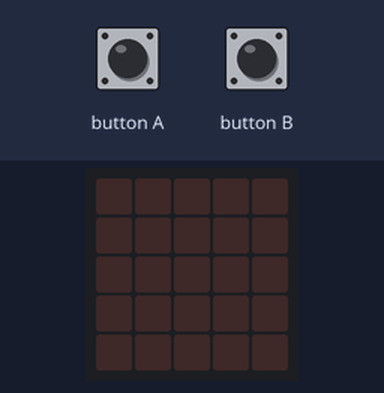
Recording of a program running on a simulated BBC micro:bit (MakeCode). On the bench: the board's 5×5 LED display. The inputs (shaded band) are chosen by the test bench. Random numbers come from a fixed seed.

Above: at 1.2 s.
1.3 s: button B pressed for 0.15 s
At 2.8 s:
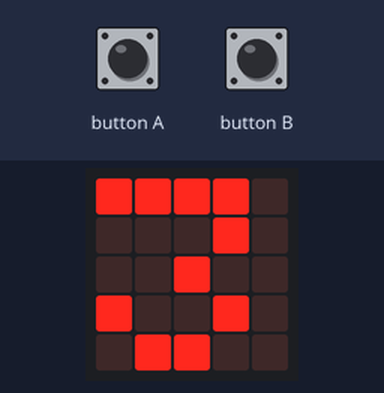
4.4 s: button A pressed for 0.15 s
At 5.1 s:
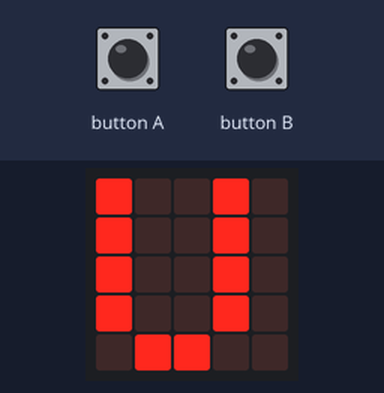
6.0 s: button A pressed for 0.15 s
At 7.3 s:
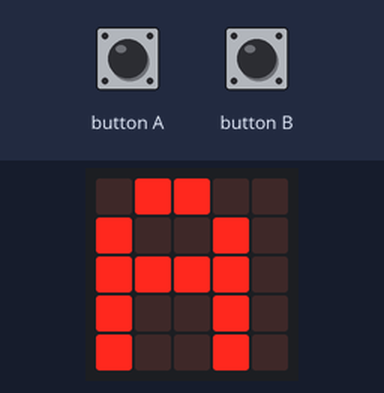
7.6 s: button A pressed for 0.15 s
At 8.8 s:
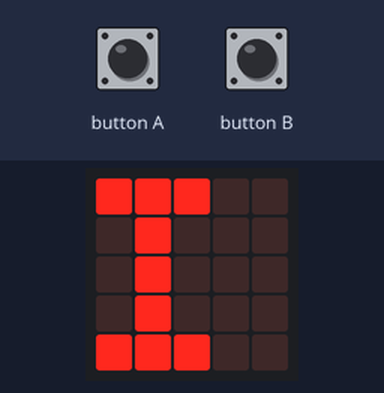
9.2 s: button B pressed for 0.15 s
At 10.0 s:
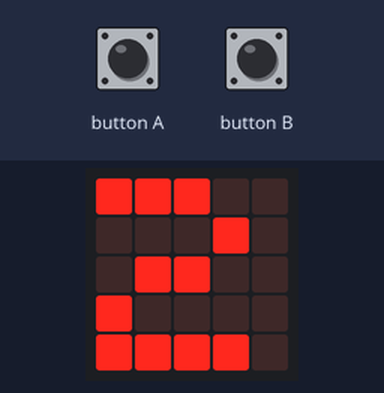
12.3 s: button A pressed for 0.15 s
At 13.5 s:
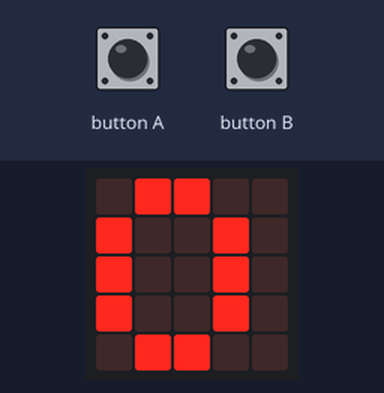
Timing chart, 0 to 14.9 s (numbered marks = the images above; inputs shaded):
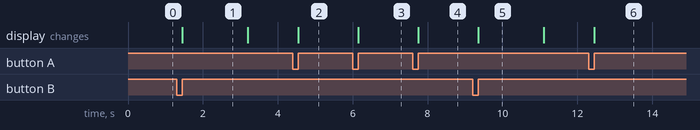

The program:

main.ts
```typescript
input.onButtonPressed(Button.A, function () {
    basic.showString("" + (Letra._pickRandom()))
})
input.onButtonPressed(Button.B, function () {
    basic.showNumber(randint(1, 10))
    basic.pause(1000)
    basic.clearScreen()
})
let Letra: string[] = []
Letra = [
"A",
"E",
"I",
"O",
"U"
]
```

test.ts
```typescript
// aquí va el archivo "tests"; esto no se compilará cuando este paquete se utilice como una extensión.
```

Measured:
- after the input at 1.3 s, the display: changes after 0.15 s (image 1)
- after the input at 4.4 s, the display: changes after 0.15 s (image 2)
- after the input at 6.0 s, the display: changes after 0.15 s (image 3)
- after the input at 7.6 s, the display: changes after 0.15 s (image 4)
- after the input at 9.2 s, the display: changes after 0.15 s (image 5)
- after the input at 12.3 s, the display: changes after 0.15 s (image 6)
- what the display in image 1 shows lasts 1.7 s, from 1.5 s to 3.2 s
